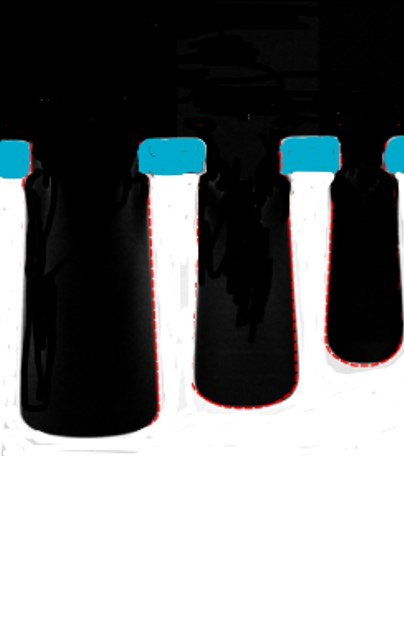
#> input picture benchmark/sf_o2_etch2.jpg, 404 x 635 px
$ jupyter execute --allow-errors overlap_func.ipynb
#> lines starting #> are read from the running program, lines starting #| are printed output that depends on the picture; after the words box and inside, x2 and y2 are one past the last pixel; in counts of white or black regions, pixels touching at a corner belong together
[cell 1]
import sys
sys.path.append("../")  # 确保根目录在 sys.path 中
from PIL import Image
import pyvista as pv
import numpy as np
import matplotlib.pyplot as plt
import os
os.environ["KMP_DUPLICATE_LIB_OK"] = "TRUE"

import src.postProcess as PostProcess

[cell 2]
# 读取图像为灰度模式
# image = Image.open("./hard_mask_KLA3.jpg").convert("L")
image = Image.open("./sf_o2_etch2.jpg").convert("L")
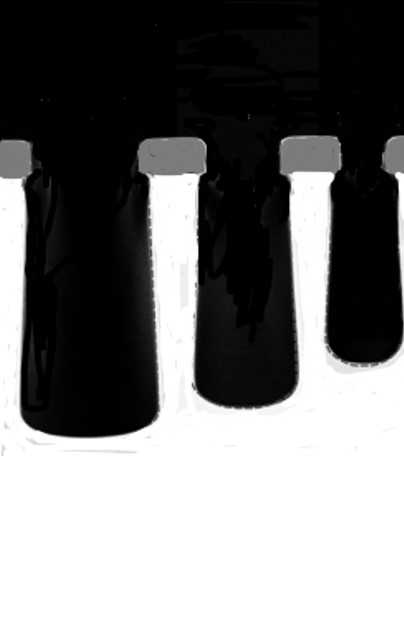
#> image: PIL image 404x635 L; min 0, max 255, mean 120.6
# 转换为 NumPy 数组
etchProfile = np.array(image)

plt.imshow(etchProfile, cmap="gray")  # 指定灰度色彩映射
plt.colorbar()  # 显示颜色条（可选）
# plt.title("Grayscale Image")
plt.axis("off")  # 不显示坐标轴
plt.show()
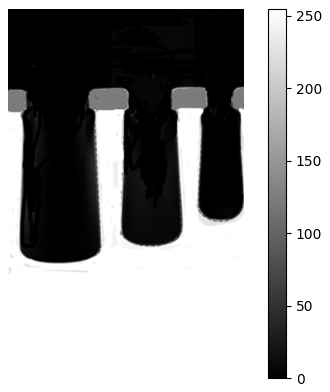
#> figure drawn by matplotlib, 2 panels

print(etchProfile.shape)
#| (635, 404)

[cell 3]
# 读取图像为灰度模式
# image = Image.open("./hard_mask_KLA3.jpg").convert("L")
image = Image.open("./sf_o2_mask.jpg").convert("L")
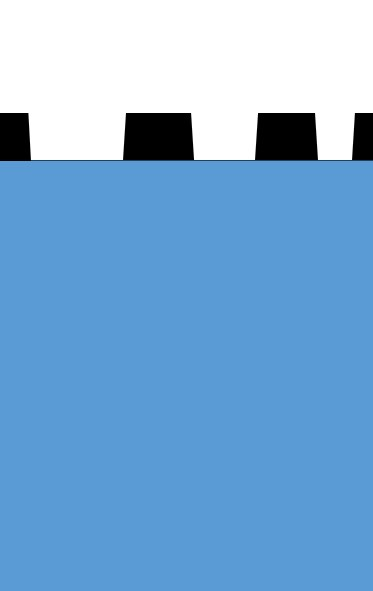
#> input picture benchmark/sf_o2_mask.jpg, 373 x 591 px
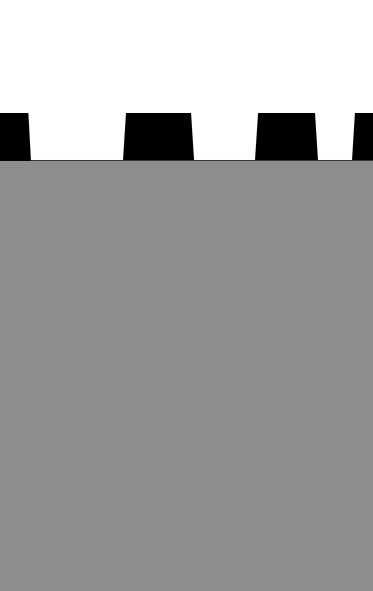
#> image: PIL image 373x591 L; min 0, max 255, mean 162.8
# 转换为 NumPy 数组
HardMasK = np.array(image)

plt.imshow(HardMasK, cmap="gray")  # 指定灰度色彩映射
plt.colorbar()  # 显示颜色条（可选）
# plt.title("Grayscale Image")
plt.axis("off")  # 不显示坐标轴
plt.show()
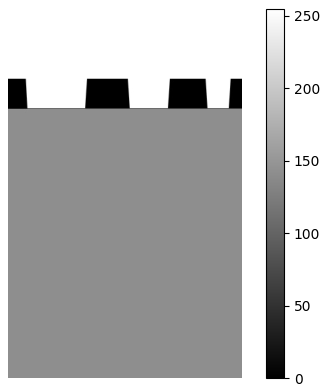
#> figure drawn by matplotlib, 2 panels

print(HardMasK.shape)
#| (591, 373)

[cell 4]
etchProfile.shape[1]/ etchProfile.shape[0]
#> Out = 0.636

[cell 5]
HardMasK.shape[1]/ HardMasK.shape[0]
#> Out = 0.631

[cell 6]
import cv2
import numpy as np
from matplotlib import pyplot as plt

# 读取两张图像
img1_path = "./sf_250310_1.jpg"
img2_path = "./sf_250310_2.jpg"

img1 = cv2.imread(img1_path)
img2 = cv2.imread(img2_path)

# 调整图像大小，使它们具有相同的尺寸
#> (the rest of this cell did not finish here and is left out)

[cell 7]
import cv2
import numpy as np
from matplotlib import pyplot as plt

# 读取两张图像
img1_path = "./sf_o2_etch2.jpg"
img2_path = "./sf_o2_mask.jpg"

img1 = cv2.imread(img1_path)
img2 = cv2.imread(img2_path)

# 调整图像大小，使它们具有相同的尺寸
height, width = img1.shape[:2]
#> height = 635; width = 404
img2_resized = cv2.resize(img2, (width, height))

# 转换为灰度图
gray1 = cv2.cvtColor(img1, cv2.COLOR_BGR2GRAY)
gray2 = cv2.cvtColor(img2_resized, cv2.COLOR_BGR2GRAY)

# 二值化处理
_, binary1 = cv2.threshold(gray1, 80, 255, cv2.THRESH_BINARY)
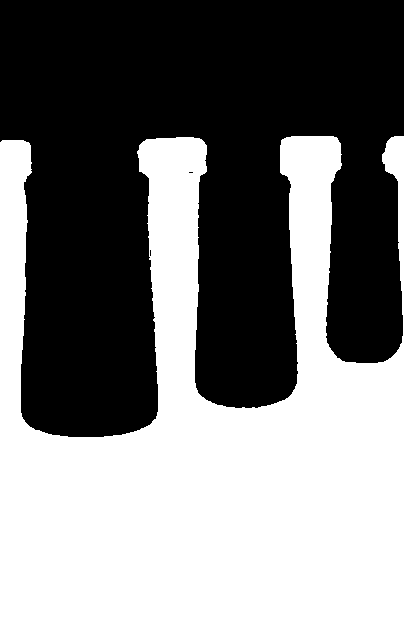
#> binary1: shape (635, 404); 48.5% white; 1 white region, box (x1, y1, x2, y2) and area: (0, 136, 404, 635) 124495
_, binary2 = cv2.threshold(gray2, 180, 255, cv2.THRESH_BINARY)
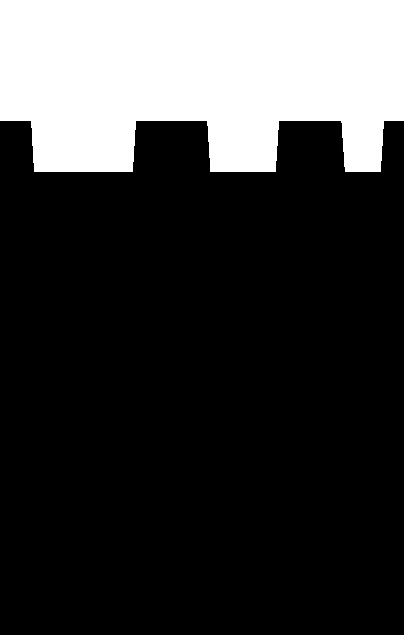
#> binary2: shape (635, 404); 23.2% white; 1 white region, box (x1, y1, x2, y2) and area: (0, 0, 404, 172) 59590

binary2 = cv2.bitwise_not(binary2).astype(np.uint8)
binary1 = binary1.astype(np.uint8)

# binary1 = (binary1 > 128).astype(np.uint8) * 255
# binary2 = (binary2 > 128).astype(np.uint8) * 255
# 计算重叠区域
intersection = binary1 == binary2  # 计算交集
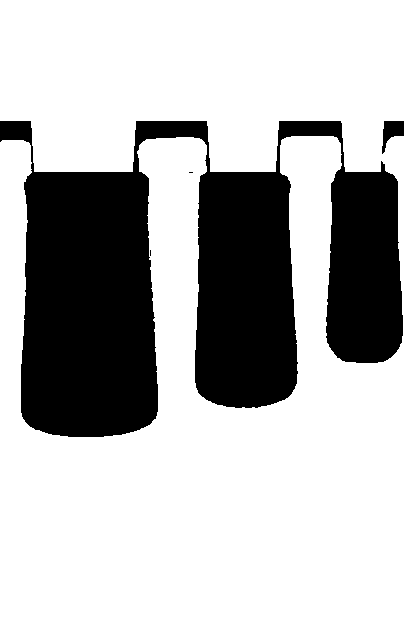
#> intersection: shape (635, 404) bool; 71.8% white; 4 black regions (2 under 20 px), largest, box (x1, y1, x2, y2) and area: (0, 121, 403, 437) 72061, (382, 121, 404, 154) 384

overlap_ratio = np.sum(intersection) / (intersection.shape[0]*intersection.shape[1])
#> overlap_ratio = 0.718


overlap = intersection*255
# overlap_ratio = np.sum(overlap) / np.sum(binary2)  # 计算相对于 mask 的重叠度

# 显示结果
fig, axes = plt.subplots(1, 3, figsize=(15, 5))
axes[0].imshow(binary1, cmap='gray')
axes[0].set_title("Binary Image 1")

axes[1].imshow(binary2, cmap='gray')
axes[1].set_title("Binary Image 2 (Resized)")

axes[2].imshow(overlap, cmap='gray')
axes[2].set_title(f"Overlap (Ratio: {overlap_ratio:.2%})")

for ax in axes:
    ax.axis("off")

plt.show()

# 输出重叠率
overlap_ratio
#> Out = 0.718
